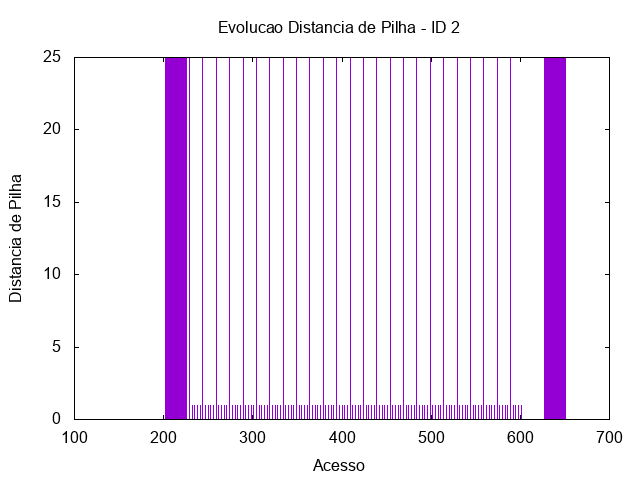

The script that saved this image:
set term png
set output "/tmp/out/mult-distp-2.png"
set title "Evolucao Distancia de Pilha - ID 2"
set xlabel "Acesso"
set ylabel "Distancia de Pilha"
plot "/tmp/out/mult-acesso-2-2.gpdat" u 2:5 w impulses t ""
